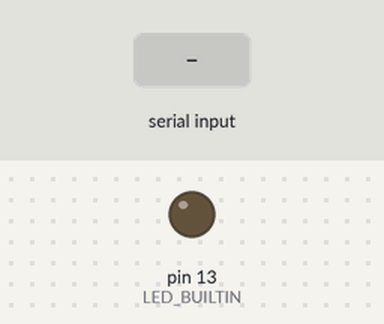
The sketch below on a simulated Arduino Uno, built with avr-gcc and run on an emulated ATmega328P. Parts: output pins drawn as LEDs (lit = HIGH). Dashed ring = blinking. The test bench sets the inputs (shaded band). What the sketch prints to the serial monitor is not drawn.

Above: at 1.2 s.
1.3 s: "P" received over Serial
At 1.7 s:
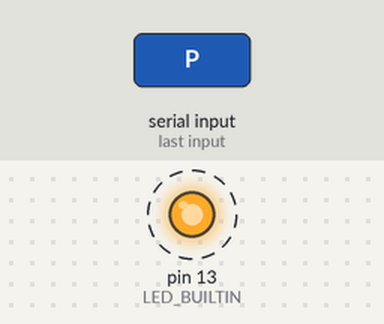
4.3 s: "L" received over Serial
7.3 s: "D" received over Serial
At 8.1 s:
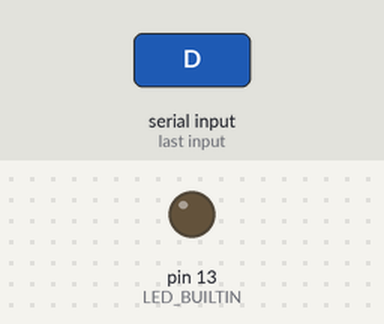
Timing chart, 0 to 10.3 s (numbered marks = the images above; inputs shaded):
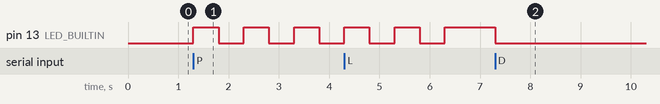

Measured:
- after the input at 1.3 s, pin 13 (LED_BUILTIN): alternates HIGH for 0.50 s and LOW for 0.50 s, starting at once
- after the input at 7.3 s, pin 13 (LED_BUILTIN): HIGH → LOW at once

The sketch:

sketch.ino
```cpp
/*
  Curso de Arduino .NET - Flávio Guimarães
  CANAL: Brincando com Ideias - https://www.youtube.com/c/BrincandocomIdeias
  SITE: https://www.brincandocomideias.com/
  Autor:  Argênio Silveira
  Link:   https://wokwi.com/arduino/projects/314259276451283521
  MODULO: Módulo 5 - Programação avançada (4 aulas)
  SKETCH: 04 - Aula 24 - Comunicação I2C - Exercicio Aula 23
*/
void setup(){
  Serial.begin(9600);
  Serial.println("Ola Mundo.");
  Serial.println("Sketch iniciado e preparado para receber dados via serial (Rx)");
  pinMode(LED_BUILTIN, OUTPUT);
}
void loop(){
  if(Serial.available()){
    char recebido = Serial.read();
    Serial.print(recebido);
    if (recebido == 'L'){
      digitalWrite(LED_BUILTIN, HIGH);
    }
    if (recebido == 'D'){
      digitalWrite(LED_BUILTIN, LOW);
    }
    if (recebido == 'P'){
      for(int i=0 ; i<5 ; i++){
        digitalWrite(LED_BUILTIN, HIGH);
        delay(500);
        digitalWrite(LED_BUILTIN, LOW);
        delay(500);
      }
    }
  }
}
```
